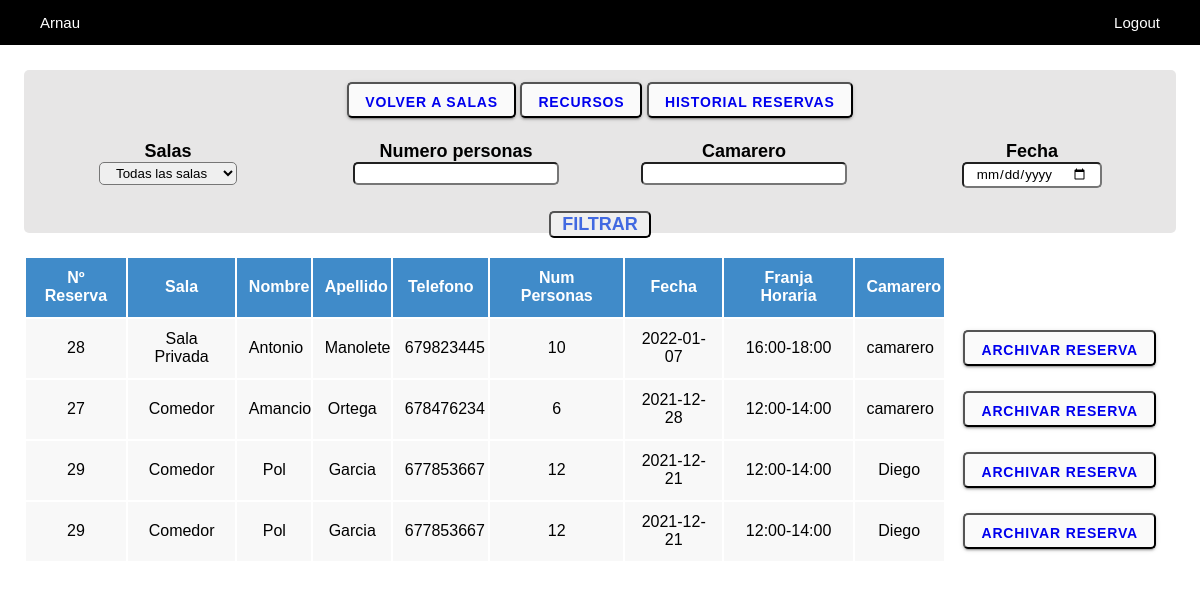
/view/zona.reserva.php (signed in), run on the app's committed database.
### tables this page shows
CREATE TABLE `tbl_reserva` (
  `id_r` int(11) NOT NULL,
  `nombre_r` varchar(45) DEFAULT NULL,
  `apellido_r` varchar(45) DEFAULT NULL,
  `telefono_r` int(9) DEFAULT NULL,
  `fecha_r` date DEFAULT NULL,
  `num_personas_r` int(11) DEFAULT NULL,
  `franja_horaria_r` tinyint(4) DEFAULT NULL,
  `hora_cierre_r` time DEFAULT NULL,
  `activa_r` enum('si','no') NOT NULL,
  `id_u` int(11) DEFAULT NULL
);

CREATE TABLE `tbl_sala` (
  `id_s` int(11) NOT NULL,
  `nombre_s` varchar(45) DEFAULT NULL,
  `descripcion_s` varchar(100) DEFAULT NULL,
  `img_s` varchar(100) DEFAULT NULL,
  `disponibilidad_s` enum('si','no') DEFAULT NULL
);

CREATE TABLE `tbl_usuario` (
  `id_u` int(11) NOT NULL,
  `nombre_u` varchar(45) DEFAULT NULL,
  `apellido_u` varchar(45) DEFAULT NULL,
  `correo_u` varchar(100) DEFAULT NULL,
  `contraseña_u` varchar(45) DEFAULT NULL,
  `tipo_u` enum('camarero','administrador') DEFAULT NULL,
  `disponibilidad_u` enum('si','no') DEFAULT NULL
);

### view/zona.reserva.php (the view, shortened to what this page needs)
<?php
require_once "../services/connection.php";
if ($_SESSION['email']=="") {
    header("location:login.php");
}else{
    ?>
    <!DOCTYPE html>
    <html lang="en">
    <head>
        <link rel="stylesheet" type="text/css" href="../css/styles.css">
    </head>
    <body>
        <ul class="padding-lat">
            <li><a><?php echo $_SESSION["nombre"];?></a></li>
            <li class="right">
                <a href="../proceses/logout.proc.php">Logout</a>
            </li>
        </ul>
        <div class="row padding-top padding-lat">
            <div class="fondo">
            <button type="submit"><a type='button' href='zona.sala.php'>Volver a salas</a></button>
            <button type="submit"><a type='button' href='zona.recursos.php'>Recursos</a></button>
            <button type="submit"><a type='button' href='zona.historial.php'>Historial Reservas</a></button>
                <form action="zona.reserva.php" method="post">
                    <div class="column-2">
                        <label for="sala">Salas</label><br>
                        <select name="sala" class="casilla">
                        <option value="" default>Todas las salas</option>
                                <?php
                                    try{
                                        $pdo->beginTransaction();
                                        $pdo->commit();
                                    } catch (Exception $e) {
                                        $pdo->rollBack();
                                        echo "Fallo: " . $e->getMessage();
                                    }
                                ?>
                        </select>
                    </div>
                    <div class="column-2">
                        <label for="numpersonas">Numero personas</label><br>
                        <input type="number" name="numpersonas" class="casilla">
                    </div>
                    <div class="column-2">
                        <label for="camarero">Camarero</label><br>
                        <input type="text" name="camarero" class="casilla">
                    </div>
                    <div class="column-2">
                        <label for="fecha">Fecha</label><br>
                        <input type="date" min="<?php echo date("Y-m-d"); ?>" name="fecha" class="casilla">
                    </div>
                    <div class="column-1">
                        <input type="submit" value="FILTRAR" name="filtrar" class="filtrar">
                    </div>
                </form>
            </div>
        </div><br>
        <?php
        if (isset($_POST['filtrar'])) {
            $sala=$_POST['sala'];
            $numpersonas=$_POST['numpersonas'];
            $camarero=$_POST['camarero'];
            $fecha=$_POST['fecha'];
            $data = array();
            if (!empty($sala)){
                $data[]="nombre_s = '{$sala}'";
            }
            if (!empty($numpersonas)){
                $data[]="num_personas_r = {$numpersonas}";
            }
            if (!empty($camarero)){
                $data[]="nombre_u = '{$camarero}'";
            }
            if (!empty($fecha)){
                $data[]="fecha_r = '{$fecha}'";
            }
            $anadir= implode(' AND ',$data);
            if (!empty($data)){
                $filtro=$pdo->prepare("SELECT r.*, mr.*, m.*, u.*, s.* FROM  tbl_reserva r
                LEFT JOIN `tbl_mesa/reserva` mr on r.id_r=mr.id_reserva
                LEFT JOIN tbl_mesa m on mr.id_mesa=m.id_m
                LEFT JOIN tbl_usuario u on r.id_u=u.id_u
                LEFT JOIN tbl_sala s on m.id_s=s.id_s
                WHERE r.activa_r='si' and {$anadir}
                ORDER BY fecha_r DESC , franja_horaria_r DESC");
            }else{
                $filtro=$pdo->prepare("SELECT r.*, mr.*, m.*, u.*, s.* FROM  tbl_reserva r
                LEFT JOIN `tbl_mesa/reserva` mr on r.id_r=mr.id_reserva
                LEFT JOIN tbl_mesa m on mr.id_mesa=m.id_m
                LEFT JOIN tbl_usuario u on r.id_u=u.id_u
                LEFT JOIN tbl_sala s on m.id_s=s.id_s
                ORDER BY fecha_r DESC , franja_horaria_r DESC");
            }
            try{
                $pdo->beginTransaction();
                $filtro->execute();
                echo  "<div class='row padding-top-less padding-lat'>";
                echo  "<table>";
                echo  "<tr>";
                echo  "<th class='blue'>Nº Reserva</th>";
                echo  "<th class='blue'>Sala</th>";
                echo  "<th class='blue'>Nombre</th>";
                echo  "<th class='blue'>Apellido</th>";
                echo  "<th class='blue'>Telefono</th>";
                echo  "<th class='blue'>Num Personas</th>";
                echo  "<th class='blue'>Fecha</th>";
                echo  "<th class='blue'>Franja Horaria</th>";
                echo  "<th class='blue'>Camarero</th>";
                echo  "</tr>";
                foreach ($filtro as $row) {
                    echo  "<tr>";
                    echo "<td class='gris'>{$row['id_r']}</td>";
                    echo "<td class='gris'>{$row['nombre_s']}</td>";
                    echo "<td class='gris'>{$row['nombre_r']}</td>";
                    echo "<td class='gris'>{$row['apellido_r']}</td>";
                    echo "<td class='gris'>{$row['telefono_r']}</td>";
                    echo "<td class='gris'>{$row['num_personas_r']}</td>";
                    echo "<td class='gris'>{$row['fecha_r']}</td>";
                    for ($i = 1,$y=12,$z=14; $i <= 6; $i++,$y+=2,$z+=2) {
                        if ($row['franja_horaria_r']==$i){
                            echo "<td class='gris'>{$y}:00-{$z}:00</td>";
                        }
                    }
                    echo "<td class='gris'>{$row['nombre_u']}</td>";
                    echo "<td><button type='submit'><a type='button' href='../proceses/archivarreserva.php?id_r={$row['id_r']}'>Archivar reserva</a></button></td>";
                    echo  "</tr>";
                }
                echo "</table>";
                echo "</div>";
                $pdo->commit();
            } catch (Exception $e) {
                $pdo->rollBack();
                echo "Fallo: " . $e->getMessage();
            }
        }else {
            $historial=$pdo->prepare("SELECT distinct r.*, m.*, u.*, s.* FROM  tbl_reserva r
            LEFT JOIN `tbl_mesa/reserva` mr on r.id_r=mr.id_reserva
            LEFT JOIN tbl_mesa m on mr.id_mesa=m.id_m
            LEFT JOIN tbl_usuario u on r.id_u=u.id_u
            LEFT JOIN tbl_sala s on m.id_s=s.id_s
            WHERE r.activa_r='si'
            ORDER BY fecha_r DESC , franja_horaria_r DESC");
            try{
                $pdo->beginTransaction();
                $historial->execute();
                echo  "<div class='row padding-top-less padding-lat'>";
                echo  "<table>";
                echo  "<tr>";
                echo  "<th class='blue'>Nº Reserva</th>";
                echo  "<th class='blue'>Sala</th>";
                echo  "<th class='blue'>Nombre</th>";
                echo  "<th class='blue'>Apellido</th>";
                echo  "<th class='blue'>Telefono</th>";
                echo  "<th class='blue'>Num Personas</th>";
                echo  "<th class='blue'>Fecha</th>";
                echo  "<th class='blue'>Franja Horaria</th>";
                echo  "<th class='blue'>Camarero</th>";
                echo  "</tr>";
                foreach ($historial as $row) {
                    echo  "<tr>";
                    echo "<td class='gris'>{$row['id_r']}</td>";
                    echo "<td class='gris'>{$row['nombre_s']}</td>";
                    echo "<td class='gris'>{$row['nombre_r']}</td>";
                    echo "<td class='gris'>{$row['apellido_r']}</td>";
                    echo "<td class='gris'>{$row['telefono_r']}</td>";
                    echo "<td class='gris'>{$row['num_personas_r']}</td>";
                    echo "<td class='gris'>{$row['fecha_r']}</td>";
                    for ($i = 1,$y=12,$z=14; $i <= 6; $i++,$y+=2,$z+=2) {
                        if ($row['franja_horaria_r']==$i){
                            echo "<td class='gris'>{$y}:00-{$z}:00</td>";
                        }
                    }
                    echo "<td class='gris'>{$row['nombre_u']}</td>";
                    echo "<td><button type='submit'><a type='button' href='../proceses/archivarreserva.php?id_r={$row['id_r']}'>Archivar reserva</a></button></td>";
                    echo  "</tr>";
                }
                echo "</table>";
                echo "</div>";
                $pdo->commit();
            } catch (Exception $e) {
                $pdo->rollBack();
                echo "Fallo: " . $e->getMessage();
            }
        ?>
        </body>
        </html>
    <?php
    }
}
?>

### css/styles.css (style rules this page uses)
* { box-sizing: border-box; font-family: Arial, Helvetica, sans-serif; }
html, body { height: 100%; }
body { margin: 0; }
ul { list-style-type: none; margin: 0; padding: 0; overflow: hidden; background-color: black; position: fixed; top: 0; width: 100%; }
li { float: left; }
li a { display: block; color: white; text-align: center; padding: 14px 16px; text-decoration: none; font-size: 15px; }
.right { float: right; }
.padding-lat { padding-left: 2%; padding-right: 2%; }
.row:after { content: ""; display: table; clear: both; }
.padding-top { padding-top: 70px; }
.column-2 { width: 25%; float: left; padding: 2%; }
.column-1 { width: 100%; float: left; }
.fondo { background-color: rgba(231, 230, 230, 1); padding-top: 1%; padding-bottom: 10%; text-align: center; border-radius: 5px; }
.casilla { border-radius: 5px; padding: 1%; padding-left: 5%; padding-right: 5%; }
table { width: 100%; }
tr { padding: 1%; text-align: center; }
th { padding: 1%; text-align: center; }
td { padding: 1%; text-align: center; }
.gris { background-color: #f8f8f8; }
.blue { background-color: #408bc9; color: white; }
label { font-weight: bold; font-size: 18px; }
.filtrar { font-size: 18px; font-weight: bold; padding-right: 1%; padding-left: 1%; color: royalblue; border-radius: 5px; }
button { padding: 0 16px; border-radius: 5px; background-color: #fafafa; box-shadow: 0 3px 1px -2px rgba(0, 0, 0, 0.2), 0 2px 2px 0 rgba(0, 0, 0, 0.14), 0 1px 5px 0 rgba(0, 0, 0, 0.12); transition: background-color 15ms linear, box-shadow 280ms cubic-bezier(0.4, 0, 0.2, 1); height: 36px; line-height: 2.25rem; font-size: 0.875rem; font-weight: bold; letter-spacing: 0.06em; text-transform: uppercase; }
button a { text-decoration: none; }

### data on the page
tbl_reserva: id_r "28", tbl_sala.nombre_s "Sala Privada", nombre_r "Antonio", apellido_r "Manolete", telefono_r "679823445", num_personas_r "10", fecha_r "2022-01-07", y "16", z "18", id_u.nombre_u "camarero"
tbl_reserva: id_r "27", tbl_sala.nombre_s "Comedor", nombre_r "Amancio", apellido_r "Ortega", telefono_r "678476234", num_personas_r "6", fecha_r "2021-12-28", y "12", z "14", id_u.nombre_u "camarero"
tbl_reserva: id_r "29", tbl_sala.nombre_s "Comedor", nombre_r "Pol", apellido_r "Garcia", telefono_r "677853667", num_personas_r "12", fecha_r "2021-12-21", y "12", z "14", id_u.nombre_u "Diego"

### other printed values
$_SESSION["nombre"] "Arnau"
